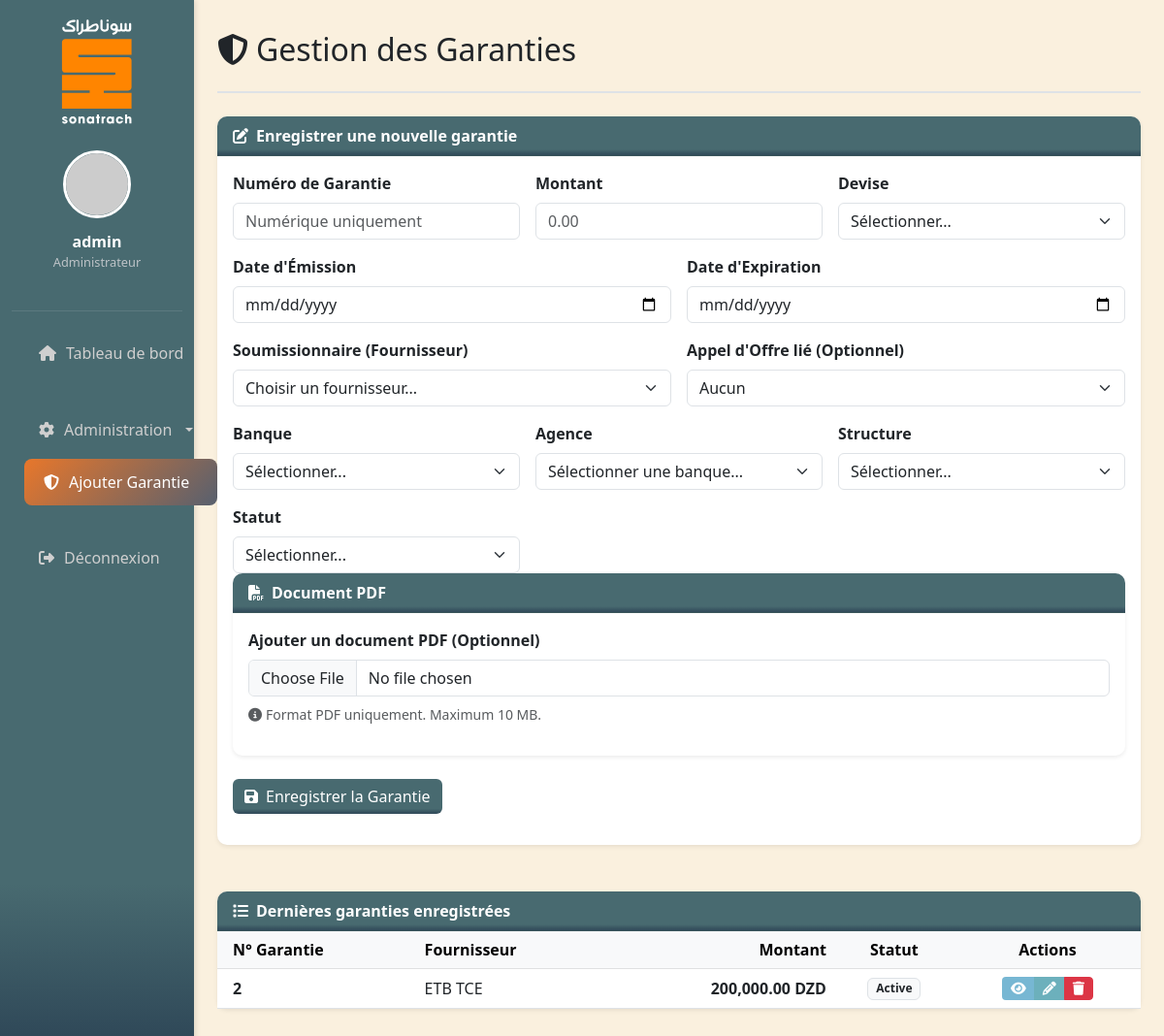
The page /index.php?page=garantie (signed in) on the database its author committed.
### tables this page shows
CREATE TABLE IF NOT EXISTS `garantie_soumission` (
  `id` int NOT NULL AUTO_INCREMENT,
  `num_garantie` int NOT NULL,
  `montant_garantie` decimal(15,2) NOT NULL,
  `date_emission` date NOT NULL,
  `date_expiration` date NOT NULL,
  `soumissionnaireID` int NOT NULL,
  `agenceID` int NOT NULL,
  `deviseID` int NOT NULL,
  `structureID` int NOT NULL,
  `appel_offreID` int NOT NULL,
  `statutID` int NOT NULL,
  `utilisateurID` int NOT NULL,
  PRIMARY KEY (`id`),
  UNIQUE KEY `num_garantie` (`num_garantie`),
  KEY `fk_soumissionnaire_garantie` (`soumissionnaireID`),
  KEY `fk_agence_garantie` (`agenceID`),
  KEY `fk_devise_garantie` (`deviseID`),
  KEY `fk_structure_garantie` (`structureID`),
  KEY `fk_appel_garantie` (`appel_offreID`),
  KEY `fk_statut_garantie` (`statutID`),
  KEY `fk_utilisateur_garantie` (`utilisateurID`)
);

CREATE TABLE IF NOT EXISTS `soumissionnaire` (
  `id` int NOT NULL AUTO_INCREMENT,
  `nom_entreprise` varchar(255) NOT NULL,
  `adresse` varchar(255) NOT NULL,
  `telephone` varchar(15)  NOT NULL,
  `email` varchar(255) NOT NULL,
  `paysID` int NOT NULL,
  PRIMARY KEY (`id`),
  UNIQUE KEY `email` (`email`),
  UNIQUE KEY `nom_entreprise` (`nom_entreprise`),
  UNIQUE KEY `telephone` (`telephone`),
  KEY `fk_pays_soumissionnaire` (`paysID`)
);

CREATE TABLE IF NOT EXISTS `devise` (
  `id` int NOT NULL AUTO_INCREMENT,
  `code` varchar(11) NOT NULL,
  `libelle` varchar(255) NOT NULL,
  PRIMARY KEY (`id`),
  UNIQUE KEY `code` (`code`),
  UNIQUE KEY `libelle` (`libelle`)
);

CREATE TABLE IF NOT EXISTS `statut` (
  `id` int NOT NULL AUTO_INCREMENT,
  `code` varchar(11) NOT NULL,
  `libelle` varchar(255) NOT NULL,
  PRIMARY KEY (`id`),
  UNIQUE KEY `code` (`code`)
);

### pages/garantie.php (the view, shortened to what this page needs)
<?php
$pdo = getDBConnection();
$query = "SELECT g.*, s.nom_entreprise, d.code as devise_code, d.Id as devise_id, st.libelle as statut_nom
          FROM garantie_soumission g
          LEFT JOIN soumissionnaire s ON g.soumissionnaireID = s.id
          LEFT JOIN devise d ON g.deviseID = d.id
          LEFT JOIN statut st ON g.statutID = st.id
          ORDER BY g.id DESC LIMIT 15";
$recent_garanties = $pdo->query($query)->fetchAll();
?>
<div class="content-header mb-4">
    <div class="d-flex justify-content-between align-items-center">
        <h2><i class="fas fa-shield-alt me-2"></i>Gestion des Garanties</h2>
    </div>
</div>
<div class="card shadow-sm mb-5">
    <div class="card-header text-white" style="background-color: #486a70;">
        <i class="fas fa-edit me-2"></i><span id="cardHeaderTitle">Enregistrer une nouvelle garantie</span>
    </div>
    <div class="card-body">
        <form id="garantieForm" novalidate>
            <div class="row g-3">
                <div class="col-md-4">
                    <label class="form-label fw-bold">Numéro de Garantie</label>
                    <input type="text" name="num_garantie" id="numGarantieInput" class="form-control" placeholder="Numérique uniquement" maxlength="20" required>
                </div>
                <div class="col-md-4">
                    <label class="form-label fw-bold">Montant</label>
                    <input type="text" name="montant_garantie" id="montantInput" class="form-control" placeholder="0.00" required>
                </div>
                <div class="col-md-4">
                    <label class="form-label fw-bold">Devise</label>
                    <select name="deviseID" id="deviseSelect" class="form-select" required>
                        <option value="">Sélectionner...</option>
                    </select>
                </div>
                <div class="col-md-6">
                    <label class="form-label fw-bold">Date d'Émission</label>
                    <input type="date" name="date_emission" id="dateEInput" class="form-control" required>
                </div>
                <div class="col-md-6">
                    <label class="form-label fw-bold">Date d'Expiration</label>
                    <input type="date" name="date_expiration" id="dateXInput" class="form-control" required>
                </div>
                <div class="col-md-6">
                    <label class="form-label fw-bold">Soumissionnaire (Fournisseur)</label>
                    <select name="soumissionnaireID" id="fournisseurSelect" class="form-select" required>
                        <option value="">Choisir un fournisseur...</option>
                    </select>
                </div>
                <div class="col-md-6">
                    <label class="form-label fw-bold">Appel d'Offre lié (Optionnel)</label>
                    <select name="appel_offreID" id="aoSelect" class="form-select">
                        <option value="">Aucun</option>
                    </select>
                </div>
            <div class="col-md-4">
                    <label class="form-label fw-bold">Banque</label>
                    <select name="banqueID" id="banqueSelect" class="form-select" required>
                        <option value="">Sélectionner...</option>
                    </select>
                </div>
               <div class="col-md-4">
                    <label class="form-label fw-bold">Agence</label>
                    <select name="agenceID" id="agenceSelect" class="form-select" required>
                        <option value="">Sélectionner une banque...</option>
                    </select>
                    </div>
                <div class="col-md-4">
                    <label class="form-label fw-bold">Structure</label>
                    <select name="structureID" id="structureSelect" class="form-select" required>
                        <option value="">Sélectionner...</option>
                    </select>
                </div>
                <div class="col-md-4">
                    <label class="form-label fw-bold">Statut</label>
                    <select name="statutID" id="statutSelect" class="form-select" required>
                        <option value="">Sélectionner...</option>
                    </select>
                </div>
                </div>
            <div class="card shadow-sm mb-4 border-0">
                <div class="card-header text-white" style="background-color: #e74c3c;">
                    <i class="fas fa-file-pdf me-2"></i>Document PDF
                </div>
                <div class="card-body">
                    <div class="row g-3">
                        <div class="col-md-12">
                            <label class="form-label fw-bold">Ajouter un document PDF (Optionnel)</label>
                            <input type="file" name="pdf_files" id="pdfFilesInput" class="form-control" accept=".pdf">
                            <small class="text-muted d-block mt-2">
                                <i class="fas fa-info-circle me-1"></i>Format PDF uniquement. Maximum 10 MB.
                            </small>
                        </div>
                    </div>
                </div>
            </div>
            <div class="mt-4">
                <button type="submit" id="submitBtn" class="btn ajouter">
                    <i class="fas fa-save me-2"></i>Enregistrer la Garantie
                </button>
            </div>
        </form>
    </div>
</div>
<div class="card shadow-sm">
    <div class="card-header bg-white fw-bold">
        <i class="fas fa-list me-2"></i>Dernières garanties enregistrées
    </div>
    <div class="card-body p-0">
        <div class="table-responsive">
            <table class="table table-hover align-middle mb-0">
<thead class="table-light">
                    <tr>
                        <th class="ps-3">N° Garantie</th>
                        <th>Fournisseur</th>
                        <th class="text-end">Montant</th>
                        <th class="text-center">Statut</th>
                        <th class="text-center">Actions</th>
                    </tr>
                </thead>
                <tbody>
                    <?php foreach ($recent_garanties as $g): ?>
                    <tr>
                        <td class="ps-3 fw-bold"><?= $g['num_garantie'] ?></td>
                        <td><?= htmlspecialchars($g['nom_entreprise']) ?></td>
                        <td class="text-end fw-bold"><?= number_format($g['montant_garantie'], 2) ?> <?= $g['devise_code'] ?></td>
                        <td class="text-center"><span class="badge bg-light text-dark border"><?= $g['statut_nom'] ?></span></td>
<td class="text-center">
                            <div class="btn-group">
                                <a href="index.php?page=details-garantie&id=<?= $g['id'] ?>" class="btn btn-sm eye text-white"><i class="fas fa-eye"></i></a>
                                <button class="btn btn-sm edit text-white edit-btn" data-garantie='<?= json_encode($g, JSON_HEX_APOS) ?>'><i class="fas fa-pencil-alt"></i></button>
                                <button class="btn btn-sm btn-danger delete-btn" data-id="<?= $g['id'] ?>" data-num="<?= $g['num_garantie'] ?>"><i class="fas fa-trash"></i></button>
                            </div>
                        </td>
                    </tr>
                    <?php endforeach; ?>
                </tbody>
            </table>
        </div>
    </div>
</div>

### index.php (style rules this page uses)
.ajouter { background: linear-gradient(180deg, #486a70 85%, #2f4858 100%); color: white; border: none; }
.edit { background: #6cb0bcff; color: white; }
.eye { background:#77b7d3; color: white; }
body { overflow-x: hidden; font-family: 'Segoe UI', Tahoma, Geneva, Verdana, sans-serif; background: #faf0de; }
.content-header { margin-bottom: 2rem; padding-bottom: 1rem; border-bottom: 2px solid #dee2e6; }
.card { border: none; box-shadow: 0 2px 8px rgba(0,0,0,0.08); border-radius: 10px; }
.card-header { background: linear-gradient(180deg, #486a70 85%, #2f4858 100%); color: white; font-weight: 600; border-radius: 10px 10px 0 0 !important; }

### rows shown on the page
garantie_soumission: num_garantie "2", soumissionnaireID.nom_entreprise "ETB TCE", montant_garantie "200,000.00", deviseID.code "DZD", statutID.libelle "Active"

### other values the page prints
$userName "admin"
